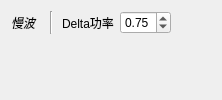
                     <widget class="QWidget" name="_sw_page">
                      <layout class="QVBoxLayout" name="verticalLayout_24">
                       <item>
                        <layout class="QGridLayout" name="gridLayout_9">
                         <item row="0" column="0" rowspan="2">
                          <widget class="QLabel" name="label_53">
                           <property name="font">
                            <font>
                             <italic>true</italic>
                             <stylestrategy>PreferDefault</stylestrategy>
                             <kerning>true</kerning>
                            </font>
                           </property>
                           <property name="text">
                            <string>慢波</string>
                           </property>
                          </widget>
                         </item>
                         <item row="0" column="3" rowspan="2">
                          <widget class="QDoubleSpinBox" name="_ToolWaveTh">
                           <property name="toolTip">
                            <string>&lt;html&gt;&lt;head/&gt;&lt;body&gt;&lt;p&gt;Normalized Delta power threshold (between 0 and 1) &lt;/p&gt;&lt;/body&gt;&lt;/html&gt;</string>
                           </property>
                           <property name="maximum">
                            <double>1.000000000000000</double>
                           </property>
                           <property name="singleStep">
                            <double>0.050000000000000</double>
                           </property>
                           <property name="value">
                            <double>0.750000000000000</double>
                           </property>
                          </widget>
                         </item>
                         <item row="0" column="1" rowspan="2">
                          <widget class="Line" name="line_7">
                           <property name="minimumSize">
                            <size>
                             <width>10</width>
                             <height>0</height>
                            </size>
                           </property>
                           <property name="orientation">
                            <enum>Qt::Vertical</enum>
                           </property>
                          </widget>
                         </item>
                         <item row="0" column="2" rowspan="2">
                          <widget class="QLabel" name="label_46">
                           <property name="text">
                            <string>Delta功率</string>
                           </property>
                          </widget>
                         </item>
                         <item row="0" column="4" rowspan="2">
                          <spacer name="horizontalSpacer_8">
                           <property name="orientation">
                            <enum>Qt::Horizontal</enum>
                           </property>
                           <property name="sizeHint" stdset="0">
                            <size>
                             <width>40</width>
                             <height>20</height>
                            </size>
                           </property>
                          </spacer>
                         </item>
                        </layout>
                       </item>
                       <item>
                        <spacer name="verticalSpacer_12">
                         <property name="orientation">
                          <enum>Qt::Vertical</enum>
                         </property>
                         <property name="sizeHint" stdset="0">
                          <size>
                           <width>20</width>
                           <height>40</height>
                          </size>
                         </property>
                        </spacer>
                       </item>
                      </layout>
                     </widget>
